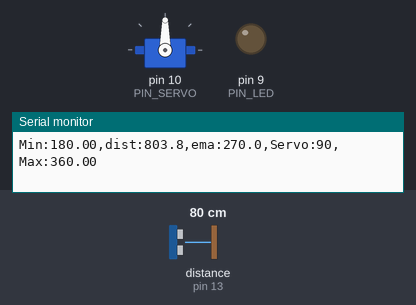
The sketch below on a simulated Arduino Uno, built with avr-gcc and run on an emulated ATmega328P. Parts: servo, output pins drawn as LEDs (lit = HIGH), the last lines printed to the serial monitor. Wiring (inferred from the names in the program): ultrasonic range finder: trigger pin 12; echo pin 13. The inputs (shaded band) are chosen by the test bench; at power-on: distance to the obstacle (sensor on pin 13) 80 cm. The echo pulse lasts 58.3 µs per cm; pins used as bus, display or sensor lines are not drawn.

Above: at 1.2 s.
1.3 s: distance to the obstacle (sensor on pin 13) set to 38 cm
2.8 s: distance to the obstacle (sensor on pin 13) set to 35 cm
At 3.17 s:
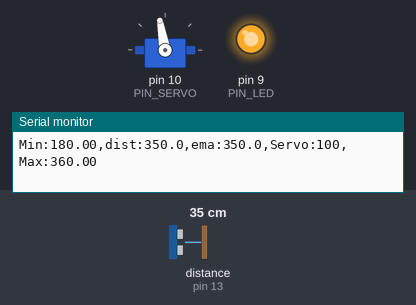
5.8 s: distance to the obstacle (sensor on pin 13) set to 299 cm
At 6.5 s:
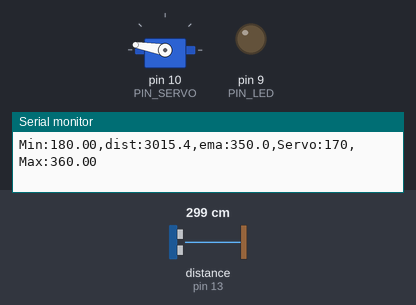
7.3 s: distance to the obstacle (sensor on pin 13) set to 18 cm
At 14.1 s:
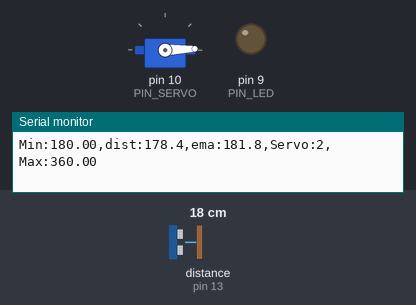
Timing chart, 0 to 14.3 s (numbered marks = the images above; inputs shaded):
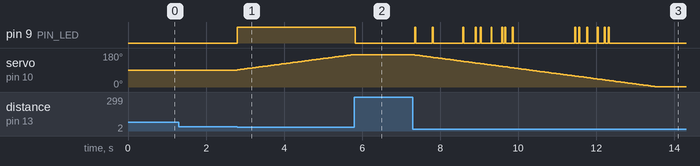

The sketch:

11_example_1.ino
```cpp
#include <Servo.h>

// Arduino pin assignment
#define PIN_LED 9
#define PIN_TRIG 12
#define PIN_ECHO 13
#define PIN_SERVO 10

// configurable parameters for sonar
#define SND_VEL 346.0
#define INTERVAL 25
#define PULSE_DURATION 10
#define _DIST_MIN 180.0
#define _DIST_MAX 360.0

#define TIMEOUT ((INTERVAL * 1000L) - (1000L))
#define SCALE (0.001 * 0.5 * SND_VEL)

#define _EMA_ALPHA 0.3

// Target Distance
#define _TARGET_LOW _DIST_MIN
#define _TARGET_HIGH _DIST_MAX

// duty duration for myservo.writeMicroseconds()
#define _DUTY_MIN 550
#define _DUTY_NEU 1475
#define _DUTY_MAX 2400

// global variables
float  dist_ema, dist_prev = _DIST_MAX;
unsigned long last_sampling_time;
int duty_target;
float duty_change_per_interval_f;
int duty_change_per_interval;

Servo myservo;

// get a distance reading from USS. return value is in millimeter.
float USS_measure(int TRIG, int ECHO)
{
  digitalWrite(TRIG, HIGH);
  delayMicroseconds(PULSE_DURATION);
  digitalWrite(TRIG, LOW);

  return pulseIn(ECHO, HIGH, TIMEOUT) * SCALE;
}

void setup() {
  // initialize GPIO pins
  pinMode(PIN_LED, OUTPUT);
  pinMode(PIN_TRIG, OUTPUT);
  pinMode(PIN_ECHO, INPUT);
  digitalWrite(PIN_TRIG, LOW);

  myservo.attach(PIN_SERVO);
  duty_target = _DUTY_NEU;
  myservo.writeMicroseconds(duty_target);

  // initialize USS related variables
  dist_prev = (_DIST_MIN + _DIST_MAX) / 2.0;
  dist_ema = dist_prev;

  // initialize serial port
  Serial.begin(57600);

  // convert angular speed into duty change per interval.
  duty_change_per_interval_f =
    (_DUTY_MAX - _DUTY_MIN) * (30.0 / 180.0) * (INTERVAL / 1000.0);
  duty_change_per_interval = (int)duty_change_per_interval_f;

  Serial.print("duty_change_per_interval:");
  Serial.println(duty_change_per_interval);

  last_sampling_time = 0;
}

void loop() {
  float  dist_raw, dist_filtered;

  // wait until next sampling time.
  if (millis() < last_sampling_time + INTERVAL)
    return;

  // get a distance reading from the USS
  dist_raw = USS_measure(PIN_TRIG, PIN_ECHO);

  // the range filter
  // 0mm 또는 10mm 미만의 값도 측정 실패로 간주하고 LED 끄기
  if ((dist_raw < _DIST_MIN) || (dist_raw > _DIST_MAX) || (dist_raw < 10.0)) {
       dist_filtered = dist_prev;
       digitalWrite(PIN_LED, LOW);
  } else {
       dist_filtered = dist_raw;
       dist_prev = dist_raw;
       digitalWrite(PIN_LED, HIGH);
  }

  // Modify the below line to implement the EMA equation
  dist_ema = _EMA_ALPHA * dist_filtered + (1.0 - _EMA_ALPHA) * dist_ema;

  // adjust servo position according to the USS read value
  if (dist_ema <= _DIST_MIN) {
      duty_target = _DUTY_MIN;
  } else if (dist_ema >= _DIST_MAX) {
      duty_target = _DUTY_MAX;
  } else {
    duty_target = (int) (_DUTY_MIN +
      (dist_ema - _DIST_MIN) * ((float)(_DUTY_MAX - _DUTY_MIN) / (_DIST_MAX - _DIST_MIN)));
  }

  // constrain duty_target
  duty_target = constrain(duty_target, _DUTY_MIN, _DUTY_MAX);


  // adjust duty_curr toward duty_target by duty_change_per_interval
  if (duty_target > myservo.readMicroseconds()) {
    myservo.writeMicroseconds(min(duty_target, myservo.readMicroseconds() + duty_change_per_interval));
  } else {
    myservo.writeMicroseconds(max(duty_target, myservo.readMicroseconds() - duty_change_per_interval));
  }


  // output the distance to the serial port
  Serial.print("Min:");   Serial.print(_DIST_MIN);
  Serial.print(",dist:"); Serial.print(dist_raw, 1);
  Serial.print(",ema:");  Serial.print(dist_ema, 1);
  Serial.print(",Servo:"); Serial.print(myservo.read());
  Serial.print(",Max:");   Serial.print(_DIST_MAX);
  Serial.println("");

  // update last sampling time
  last_sampling_time += INTERVAL;
}
```

Measured:
- the behaviour switches between 36 and 35 cm on distance to the obstacle (sensor on pin 13) (found by bisection; images 0 and 1)
- after the input at 2.8 s, pin 9 (PIN_LED): LOW → HIGH at once; servo on pin 10 (PIN_SERVO): moves from 90° to 170° over 2.9 s, starting at once
- after the input at 5.8 s, pin 9 (PIN_LED): HIGH → LOW at once
- after the input at 7.3 s, servo on pin 10 (PIN_SERVO): moves from 170° to 2° over 6.2 s, starting after 0.05 s
